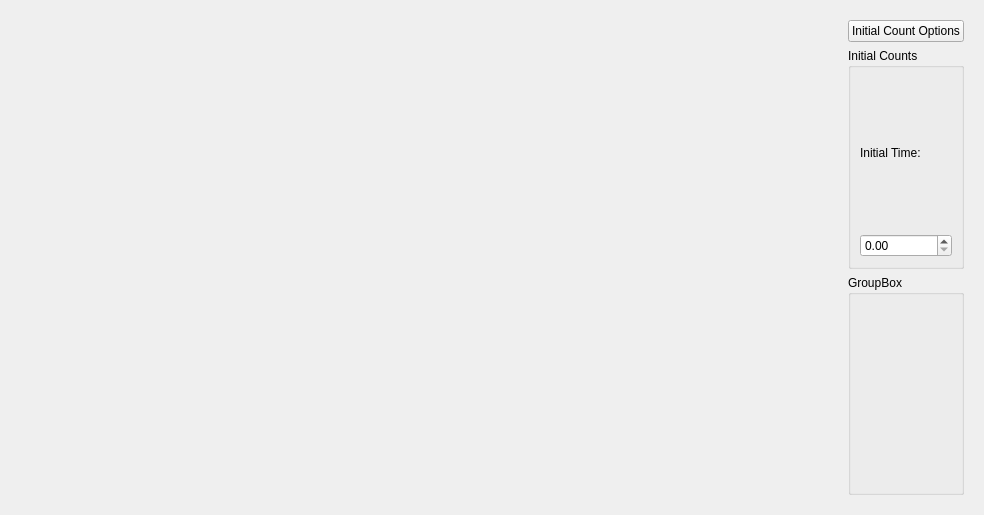
<?xml version="1.0" encoding="UTF-8"?>
<ui version="4.0">
 <class>WkfBMPlotWidget</class>
 <widget class="QWidget" name="WkfBMPlotWidget">
  <property name="geometry">
   <rect>
    <x>0</x>
    <y>0</y>
    <width>984</width>
    <height>515</height>
   </rect>
  </property>
  <property name="contextMenuPolicy">
   <enum>Qt::NoContextMenu</enum>
  </property>
  <layout class="QHBoxLayout" name="horizontalLayout">
   <item>
    <widget class="UtQtGL2DPlotWidget" name="plot" native="true">
     <property name="sizePolicy">
      <sizepolicy hsizetype="Preferred" vsizetype="Preferred">
       <horstretch>1</horstretch>
       <verstretch>0</verstretch>
      </sizepolicy>
     </property>
     <property name="minimumSize">
      <size>
       <width>300</width>
       <height>300</height>
      </size>
     </property>
     <property name="baseSize">
      <size>
       <width>600</width>
       <height>400</height>
      </size>
     </property>
    </widget>
   </item>
   <item>
    <widget class="QWidget" name="rightPanel" native="true">
     <layout class="QVBoxLayout" name="rightPanelLayout">
      <item>
       <widget class="QPushButton" name="initialCountButton">
        <property name="text">
         <string>Initial Count Options</string>
        </property>
        <property name="checkable">
         <bool>true</bool>
        </property>
       </widget>
      </item>
      <item>
       <widget class="QGroupBox" name="initialCountList">
        <property name="title">
         <string>Initial Counts</string>
        </property>
        <layout class="QVBoxLayout" name="initialCountLayout">
         <item>
          <widget class="QLabel" name="label">
           <property name="text">
            <string>Initial Time:</string>
           </property>
          </widget>
         </item>
         <item>
          <widget class="QDoubleSpinBox" name="initialTime">
           <property name="maximum">
            <double>999999.000000000000000</double>
           </property>
          </widget>
         </item>
        </layout>
       </widget>
      </item>
      <item>
       <widget class="ut::qt::AxisBoundsWidget" name="axisBounds">
        <property name="title">
         <string>GroupBox</string>
        </property>
       </widget>
      </item>
     </layout>
    </widget>
   </item>
  </layout>
 </widget>
 <customwidgets>
  <customwidget>
   <class>ut::qt::AxisBoundsWidget</class>
   <extends>QGroupBox</extends>
   <header>UtQtAxisBoundsWidget.hpp</header>
   <container>1</container>
  </customwidget>
  <customwidget>
   <class>UtQtGL2DPlotWidget</class>
   <extends>QWidget</extends>
   <header>UtQtGL2DPlotWidget.hpp</header>
   <container>1</container>
  </customwidget>
 </customwidgets>
 <resources/>
 <connections/>
</ui>
